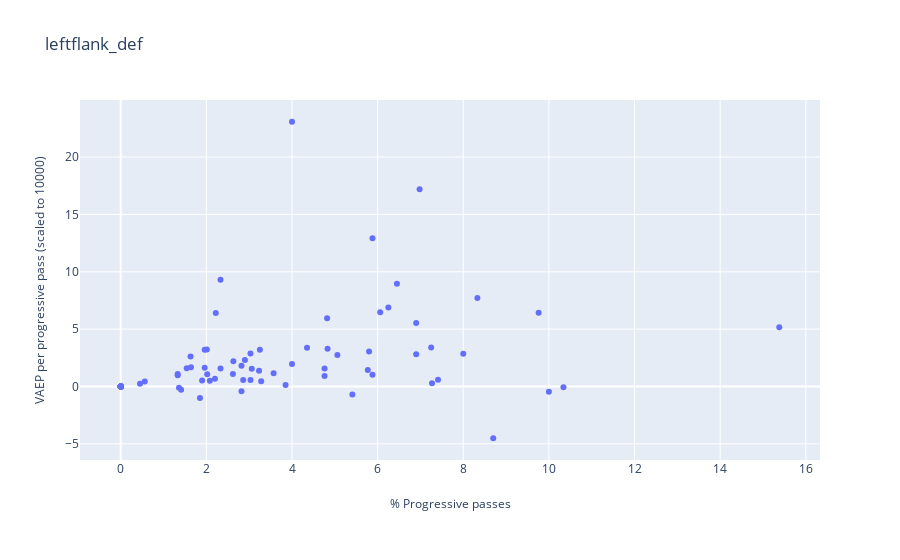
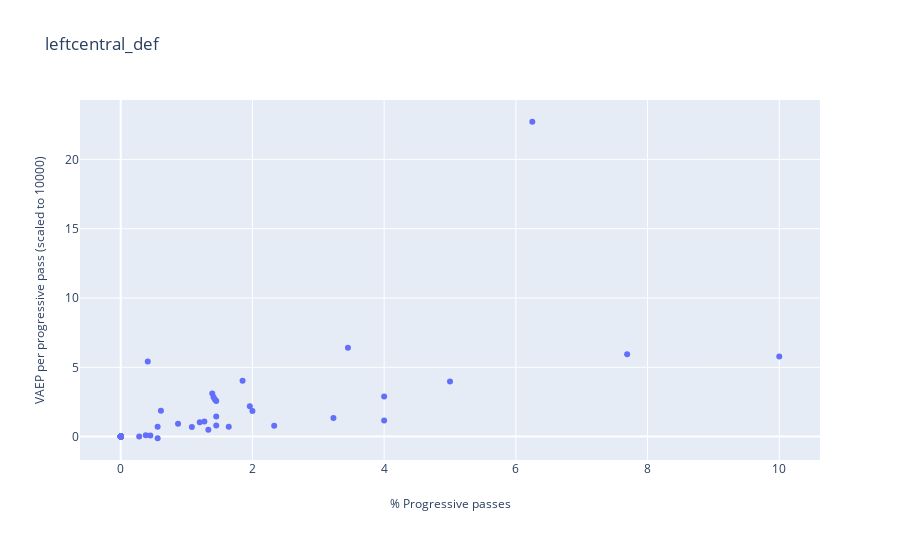
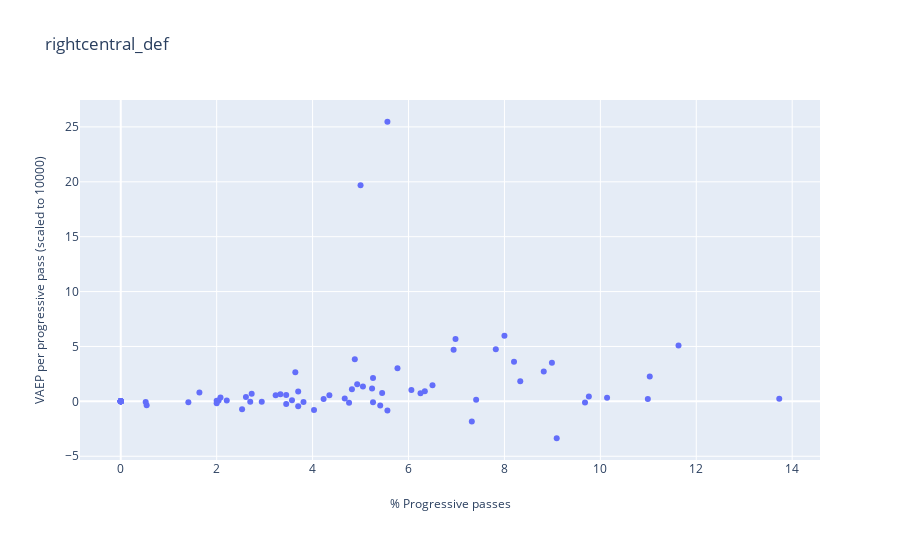
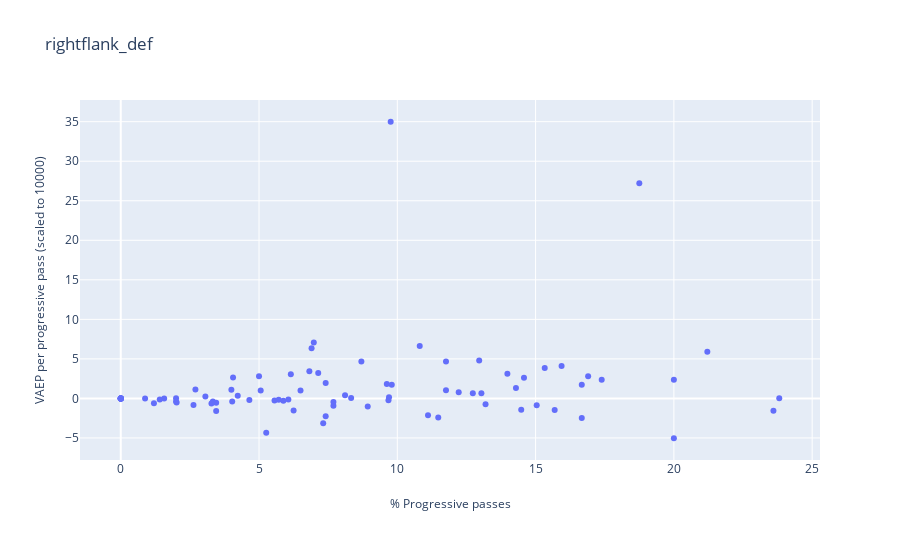

Notebook code for these charts, in order:
### Code cell
plot_preference_value_region(defender_attrs_lcb_plot)

### Figure 1 — Plotly figure (JSON) as saved in the notebook; plotly's stock layout.template omitted (floating-point values rounded to 4 significant figures)
{"data": [{"mode": "markers", "name": "Plot0", "text": ["AaronCresswell LCB left", "AdrianMariappa L_CB right", "AhmedHegazi LCB right", "AhmedHegazi L_CB right", "AlfieMawson LCB right", "AlfieMawson L_CB right", "AngeloOgbonna LCB left", "AngeloOgbonna L_CB left", "AntonioRdiger LCB right", "AntonioRudiger LCB right", "AshleyWilliams L_CB right", "AymericLaporte LCB left", "AymericLaporte L_CB left", "BenMee L_CB left", "BrunoMartinsIndi LCB left", "BrunoMartinsIndi L_CB left", "CalumChambers L_CB right", "ChrisSmalling L_CB right", "ChristianKabasele LCB right", "ChristianKabasele L_CB right", "ChristopherSchindler L_CB right", "CiaranClark LCB left", "CiaranClark L_CB left", "DeclanRice LCB right", "DejanLovren L_CB right", "EliaquimMangala L_CB left", "ErikPieters LCB left", "FlorianLejeune L_CB right", "GaryCahill LCB right", "GeoffCameron LCB right", "HarryMaguire L_CB right", "JairoRiedewald LCB left", "JamesCollins LCB right", "JamesTarkowski L_CB right", "JamesTomkins L_CB right", "JanVertonghen LCB left", "JanVertonghen L_CB left", "JonnyEvans LCB right", "JonnyEvans L_CB right", "JoseHolebas LCB left", "KevinWimmer LCB left", "KevinWimmer L_CB left", "KurtZouma L_CB right", "LaurentKoscielny LCB right", "LaurentKoscielny L_CB right", "LewisDunk L_CB right", "MamadouSakho L_CB left", "MarcosRojo L_CB left", "MartinCranie L_CB right", "MayaYoshida L_CB right", "MichaelKeane LCB right", "MichaelKeane L_CB right", "MiguelBritos LCB left", "MiguelBritos L_CB left", "NachoMonreal LCB left", "NachoMonreal L_CB left", "NathanAk LCB left", "NathanAk L_CB left", "NathanAke LCB left", "NathanAke L_CB left", "NicolasOtamendi LCB right", "NicolasOtamendi L_CB right", "NicolsOtamendi LCB right", "NicolsOtamendi L_CB right", "PaulDummett LCB left", "PhilJagielka LCB right", "PhilJagielka L_CB right", "PhilJones LCB right", "PhilJones L_CB right", "RagnarKlavan L_CB left", "RobHolding LCB right", "RobHolding L_CB right", "ScottDann L_CB right", "SeadKolasinac LCB left", "ShkodranMustafi L_CB right", "TobyAlderweireld L_CB right", "TyroneMings LCB left", "VictorLindelf L_CB right", "VictorLindelof L_CB right", "VincentKompany L_CB right", "VirgilvanDijk L_CB right", "VirgilvanDijk L_CB right", "WesleyHoedt LCB left", "WesleyHoedt L_CB left", "WinstonReid L_CB right"], "type": "scatter", "x": [1.63, 6.9, 8, 8.33, 1.33, 5.06, 6.9, 1.64, 1.9, 3.06, 2.9, 6.25, 2.01, 4.76, 0, 5.88, 3.57, 0, 0, 7.25, 3.23, 0, 2.02, 0, 2.08, 2.63, 0, 3.03, 1.96, 0, 2.82, 0, 0, 7.27, 7.41, 2.62, 4.35, 2.33, 5.8, 0, 0, 6.45, 2.33, 0, 5.77, 3.25, 4.82, 3.28, 0, 4, 0, 2.86, 6.98, 1.85, 1.33, 5.88, 0, 1.41, 10.34, 1.96, 0, 0.45, 3.85, 1.54, 0, 0, 4.76, 0, 4.83, 0.56, 8.7, 9.76, 4, 0, 0, 3.03, 0, 5.41, 15.38, 10, 2.22, 2.2, 2.82, 1.36, 6.06], "y": [2.622, 5.541, 2.844, 7.705, 0.9716, 2.742, 2.811, 1.669, 0.5196, 1.547, 2.312, 6.88, 3.235, 1.558, 0, 12.93, 1.155, 0, 0, 3.404, 1.368, 0, 1.076, 0, 0.5032, 2.203, 0, 2.869, 3.198, 0, 1.8, 0, 0, 0.2914, 0.5945, 1.082, 3.387, 9.301, 3.055, 0, 0, 8.952, 1.564, 0, 1.444, 3.192, 5.949, 0.4598, 0, 1.967, 0, 0.5547, 17.19, -0.9996, 1.095, 1.028, 0, -0.2932, -0.07121, 1.644, 0, 0.228, 0.1308, 1.584, 0, 0, 0.9083, 0, 3.289, 0.4357, -4.514, 6.436, 23.08, 0, 0, 0.5694, 0, -0.6961, 5.154, -0.459, 6.401, 0.6652, -0.4129, -0.1213, 6.48]}], "layout": {"annotations": [{"showarrow": false, "text": "% Progressive passes", "x": 0.5, "xref": "paper", "y": -0.15, "yref": "paper"}, {"showarrow": false, "text": "VAEP per progressive pass (scaled to 10000)", "textangle": -90, "x": -0.07, "xref": "paper", "y": 0.5, "yref": "paper"}], "autosize": true, "margin": {"b": 100}, "title": {"text": "leftflank_def"}, "xaxis": {"autorange": true, "range": [-0.9504, 16.33], "type": "linear"}, "yaxis": {"autorange": true, "range": [-6.576, 25.14], "type": "linear"}}}

### Figure 2 — Plotly figure (JSON) as saved in the notebook; plotly's stock layout.template omitted (floating-point values rounded to 4 significant figures)
{"data": [{"mode": "markers", "name": "Plot1", "text": ["AaronCresswell LCB left", "AdrianMariappa L_CB right", "AhmedHegazi LCB right", "AhmedHegazi L_CB right", "AlfieMawson LCB right", "AlfieMawson L_CB right", "AngeloOgbonna LCB left", "AngeloOgbonna L_CB left", "AntonioRdiger LCB right", "AntonioRudiger LCB right", "AshleyWilliams L_CB right", "AymericLaporte LCB left", "AymericLaporte L_CB left", "BenMee L_CB left", "BrunoMartinsIndi LCB left", "BrunoMartinsIndi L_CB left", "CalumChambers L_CB right", "ChrisSmalling L_CB right", "ChristianKabasele LCB right", "ChristianKabasele L_CB right", "ChristopherSchindler L_CB right", "CiaranClark LCB left", "CiaranClark L_CB left", "DeclanRice LCB right", "DejanLovren L_CB right", "EliaquimMangala L_CB left", "ErikPieters LCB left", "FlorianLejeune L_CB right", "GaryCahill LCB right", "GeoffCameron LCB right", "HarryMaguire L_CB right", "JairoRiedewald LCB left", "JamesCollins LCB right", "JamesTarkowski L_CB right", "JamesTomkins L_CB right", "JanVertonghen LCB left", "JanVertonghen L_CB left", "JonnyEvans LCB right", "JonnyEvans L_CB right", "JoseHolebas LCB left", "KevinWimmer LCB left", "KevinWimmer L_CB left", "KurtZouma L_CB right", "LaurentKoscielny LCB right", "LaurentKoscielny L_CB right", "LewisDunk L_CB right", "MamadouSakho L_CB left", "MarcosRojo L_CB left", "MartinCranie L_CB right", "MayaYoshida L_CB right", "MichaelKeane LCB right", "MichaelKeane L_CB right", "MiguelBritos LCB left", "MiguelBritos L_CB left", "NachoMonreal LCB left", "NachoMonreal L_CB left", "NathanAk LCB left", "NathanAk L_CB left", "NathanAke LCB left", "NathanAke L_CB left", "NicolasOtamendi LCB right", "NicolasOtamendi L_CB right", "NicolsOtamendi LCB right", "NicolsOtamendi L_CB right", "PaulDummett LCB left", "PhilJagielka LCB right", "PhilJagielka L_CB right", "PhilJones LCB right", "PhilJones L_CB right", "RagnarKlavan L_CB left", "RobHolding LCB right", "RobHolding L_CB right", "ScottDann L_CB right", "SeadKolasinac LCB left", "ShkodranMustafi L_CB right", "TobyAlderweireld L_CB right", "TyroneMings LCB left", "VictorLindelf L_CB right", "VictorLindelof L_CB right", "VincentKompany L_CB right", "VirgilvanDijk L_CB right", "VirgilvanDijk L_CB right", "WesleyHoedt LCB left", "WesleyHoedt L_CB left", "WinstonReid L_CB right"], "type": "scatter", "x": [0, 0, 4, 1.39, 1.33, 0.56, 0, 1.64, 1.27, 0, 1.45, 0, 0, 1.43, 0, 0, 0, 0, 0, 1.45, 1.08, 7.69, 0, 0, 0, 0, 0, 0.61, 0, 6.25, 0.28, 0, 0, 0, 1.85, 0, 0.87, 2.33, 1.45, 0, 2, 3.23, 0, 0, 0, 0.41, 1.2, 0, 0, 4, 0, 0, 0, 0, 0, 0, 5, 1.41, 3.45, 1.96, 0, 0, 0, 0.38, 0, 0, 0, 0, 0, 0.56, 0, 0, 0, 0, 0, 0, 0, 0, 0, 10, 0, 0, 0, 0.45, 0], "y": [0, 0, 1.158, 3.111, 0.4898, -0.1186, 0, 0.7134, 1.084, 0, 2.562, 0, 0, 2.681, 0, 0, 0, 0, 0, 1.446, 0.6991, 5.95, 0, 0, 0, 0, 0, 1.867, 0, 22.72, 0.003295, 0, 0, 0, 4.035, 0, 0.9258, 0.7755, 0.8044, 0, 1.849, 1.335, 0, 0, 0, 5.427, 1.043, 0, 0, 2.896, 0, 0, 0, 0, 0, 0, 3.968, 2.839, 6.412, 2.196, 0, 0, 0, 0.09348, 0, 0, 0, 0, 0, 0.7063, 0, 0, 0, 0, 0, 0, 0, 0, 0, 5.771, 0, 0, 0, 0.08257, 0]}], "layout": {"annotations": [{"showarrow": false, "text": "% Progressive passes", "x": 0.5, "xref": "paper", "y": -0.15, "yref": "paper"}, {"showarrow": false, "text": "VAEP per progressive pass (scaled to 10000)", "textangle": -90, "x": -0.07, "xref": "paper", "y": 0.5, "yref": "paper"}], "autosize": true, "margin": {"b": 100}, "title": {"text": "leftcentral_def"}, "xaxis": {"autorange": true, "range": [-0.618, 10.62], "type": "linear"}, "yaxis": {"autorange": true, "range": [-1.825, 24.42], "type": "linear"}}}

### Figure 3 — Plotly figure (JSON) as saved in the notebook; plotly's stock layout.template omitted (floating-point values rounded to 4 significant figures)
{"data": [{"mode": "markers", "name": "Plot2", "text": ["AaronCresswell LCB left", "AdrianMariappa L_CB right", "AhmedHegazi LCB right", "AhmedHegazi L_CB right", "AlfieMawson LCB right", "AlfieMawson L_CB right", "AngeloOgbonna LCB left", "AngeloOgbonna L_CB left", "AntonioRdiger LCB right", "AntonioRudiger LCB right", "AshleyWilliams L_CB right", "AymericLaporte LCB left", "AymericLaporte L_CB left", "BenMee L_CB left", "BrunoMartinsIndi LCB left", "BrunoMartinsIndi L_CB left", "CalumChambers L_CB right", "ChrisSmalling L_CB right", "ChristianKabasele LCB right", "ChristianKabasele L_CB right", "ChristopherSchindler L_CB right", "CiaranClark LCB left", "CiaranClark L_CB left", "DeclanRice LCB right", "DejanLovren L_CB right", "EliaquimMangala L_CB left", "ErikPieters LCB left", "FlorianLejeune L_CB right", "GaryCahill LCB right", "GeoffCameron LCB right", "HarryMaguire L_CB right", "JairoRiedewald LCB left", "JamesCollins LCB right", "JamesTarkowski L_CB right", "JamesTomkins L_CB right", "JanVertonghen LCB left", "JanVertonghen L_CB left", "JonnyEvans LCB right", "JonnyEvans L_CB right", "JoseHolebas LCB left", "KevinWimmer LCB left", "KevinWimmer L_CB left", "KurtZouma L_CB right", "LaurentKoscielny LCB right", "LaurentKoscielny L_CB right", "LewisDunk L_CB right", "MamadouSakho L_CB left", "MarcosRojo L_CB left", "MartinCranie L_CB right", "MayaYoshida L_CB right", "MichaelKeane LCB right", "MichaelKeane L_CB right", "MiguelBritos LCB left", "MiguelBritos L_CB left", "NachoMonreal LCB left", "NachoMonreal L_CB left", "NathanAk LCB left", "NathanAk L_CB left", "NathanAke LCB left", "NathanAke L_CB left", "NicolasOtamendi LCB right", "NicolasOtamendi L_CB right", "NicolsOtamendi LCB right", "NicolsOtamendi L_CB right", "PaulDummett LCB left", "PhilJagielka LCB right", "PhilJagielka L_CB right", "PhilJones LCB right", "PhilJones L_CB right", "RagnarKlavan L_CB left", "RobHolding LCB right", "RobHolding L_CB right", "ScottDann L_CB right", "SeadKolasinac LCB left", "ShkodranMustafi L_CB right", "TobyAlderweireld L_CB right", "TyroneMings LCB left", "VictorLindelf L_CB right", "VictorLindelof L_CB right", "VincentKompany L_CB right", "VirgilvanDijk L_CB right", "VirgilvanDijk L_CB right", "WesleyHoedt LCB left", "WesleyHoedt L_CB left", "WinstonReid L_CB right"], "type": "scatter", "x": [0.54, 0, 0, 6.94, 4.67, 8.99, 3.45, 1.64, 2.53, 2.04, 4.35, 0, 4.03, 5.24, 0, 0, 3.57, 5.56, 2.94, 0, 3.23, 0, 5.05, 8.33, 2.08, 5.26, 5.26, 5.45, 2.61, 0, 6.5, 0, 0, 3.64, 3.7, 0.52, 4.93, 6.98, 10.14, 0, 2, 9.68, 11.63, 0, 5.77, 9.76, 4.82, 8.2, 0, 8, 0, 3.81, 0, 3.7, 2.21, 8.82, 5, 6.34, 3.45, 13.73, 5.41, 6.25, 0, 4.23, 0, 7.41, 4.76, 5.56, 11.03, 7.82, 0, 4.88, 2, 2.7, 7.32, 9.09, 0, 0, 0, 0, 3.33, 10.99, 1.41, 2.73, 6.06], "y": [-0.3483, 0, 0, 4.709, 0.2622, 3.509, 0.5826, 0.804, -0.715, 0.07456, 0.5576, 0, -0.7938, 1.175, 0, 0, 0.09535, -0.8295, -0.03793, 0, 0.5503, 0, 1.36, 1.832, 0.3494, -0.07398, 2.128, 0.7531, 0.405, 0, 1.474, 0, 0, 2.655, -0.4507, -0.06773, 1.566, 5.691, 0.3302, 0, 0.04997, -0.09426, 5.088, 0, 3.019, 0.4522, 1.112, 3.616, 0, 5.968, 0, -0.06324, 0, 0.9041, 0.08514, 2.718, 19.68, 0.9306, -0.2444, 0.2315, -0.3675, 0.7279, 0, 0.2245, 0, 0.1459, -0.1314, 25.47, 2.264, 4.741, 0, 3.84, -0.1745, -0.04273, -1.843, -3.36, 0, 0, 0, 0, 0.6538, 0.215, -0.07686, 0.6919, 1.027]}], "layout": {"annotations": [{"showarrow": false, "text": "% Progressive passes", "x": 0.5, "xref": "paper", "y": -0.15, "yref": "paper"}, {"showarrow": false, "text": "VAEP per progressive pass (scaled to 10000)", "textangle": -90, "x": -0.07, "xref": "paper", "y": 0.5, "yref": "paper"}], "autosize": true, "margin": {"b": 100}, "title": {"text": "rightcentral_def"}, "xaxis": {"autorange": true, "range": [-0.8485, 14.58], "type": "linear"}, "yaxis": {"autorange": true, "range": [-5.514, 27.62], "type": "linear"}}}

### Figure 4 — Plotly figure (JSON) as saved in the notebook; plotly's stock layout.template omitted (floating-point values rounded to 4 significant figures)
{"data": [{"mode": "markers", "name": "Plot3", "text": ["AaronCresswell LCB left", "AdrianMariappa L_CB right", "AhmedHegazi LCB right", "AhmedHegazi L_CB right", "AlfieMawson LCB right", "AlfieMawson L_CB right", "AngeloOgbonna LCB left", "AngeloOgbonna L_CB left", "AntonioRdiger LCB right", "AntonioRudiger LCB right", "AshleyWilliams L_CB right", "AymericLaporte LCB left", "AymericLaporte L_CB left", "BenMee L_CB left", "BrunoMartinsIndi LCB left", "BrunoMartinsIndi L_CB left", "CalumChambers L_CB right", "ChrisSmalling L_CB right", "ChristianKabasele LCB right", "ChristianKabasele L_CB right", "ChristopherSchindler L_CB right", "CiaranClark LCB left", "CiaranClark L_CB left", "DeclanRice LCB right", "DejanLovren L_CB right", "EliaquimMangala L_CB left", "ErikPieters LCB left", "FlorianLejeune L_CB right", "GaryCahill LCB right", "GeoffCameron LCB right", "HarryMaguire L_CB right", "JairoRiedewald LCB left", "JamesCollins LCB right", "JamesTarkowski L_CB right", "JamesTomkins L_CB right", "JanVertonghen LCB left", "JanVertonghen L_CB left", "JonnyEvans LCB right", "JonnyEvans L_CB right", "JoseHolebas LCB left", "KevinWimmer LCB left", "KevinWimmer L_CB left", "KurtZouma L_CB right", "LaurentKoscielny LCB right", "LaurentKoscielny L_CB right", "LewisDunk L_CB right", "MamadouSakho L_CB left", "MarcosRojo L_CB left", "MartinCranie L_CB right", "MayaYoshida L_CB right", "MichaelKeane LCB right", "MichaelKeane L_CB right", "MiguelBritos LCB left", "MiguelBritos L_CB left", "NachoMonreal LCB left", "NachoMonreal L_CB left", "NathanAk LCB left", "NathanAk L_CB left", "NathanAke LCB left", "NathanAke L_CB left", "NicolasOtamendi LCB right", "NicolasOtamendi L_CB right", "NicolsOtamendi LCB right", "NicolsOtamendi L_CB right", "PaulDummett LCB left", "PhilJagielka LCB right", "PhilJagielka L_CB right", "PhilJones LCB right", "PhilJones L_CB right", "RagnarKlavan L_CB left", "RobHolding LCB right", "RobHolding L_CB right", "ScottDann L_CB right", "SeadKolasinac LCB left", "ShkodranMustafi L_CB right", "TobyAlderweireld L_CB right", "TyroneMings LCB left", "VictorLindelf L_CB right", "VictorLindelof L_CB right", "VincentKompany L_CB right", "VirgilvanDijk L_CB right", "VirgilvanDijk L_CB right", "WesleyHoedt LCB left", "WesleyHoedt L_CB left", "WinstonReid L_CB right"], "type": "scatter", "x": [0, 3.45, 20, 5.56, 15.33, 23.6, 6.9, 11.48, 5.06, 3.06, 15.94, 6.25, 4.03, 3.33, 7.69, 11.76, 7.14, 16.67, 0, 17.39, 13.98, 0, 2.02, 0, 14.58, 2.63, 5.26, 9.7, 9.8, 18.75, 6.5, 0, 14.29, 12.73, 12.96, 1.57, 4.06, 0, 8.7, 0, 2, 9.68, 6.98, 20, 9.62, 15.04, 1.2, 3.28, 16.67, 4, 0, 5.71, 4.65, 7.41, 0.88, 5.88, 5, 16.9, 3.45, 15.69, 8.11, 8.93, 0, 4.23, 8.33, 7.41, 23.81, 11.11, 14.48, 6.15, 13.04, 9.76, 2, 2.7, 7.32, 6.06, 11.76, 10.81, 7.69, 0, 12.22, 13.19, 1.41, 6.82, 21.21], "y": [0, -0.5559, -5.037, -0.2666, 3.846, -1.545, 6.356, -2.418, 0.9987, 0.2379, 4.103, -1.539, -0.387, -0.378, -0.9136, 4.671, 3.222, -2.48, 0, 2.374, 3.123, 0, -0.5219, 0, 2.61, -0.8235, -4.337, 0.1558, 1.722, 27.21, 0.9927, 0, 1.325, 0.6699, 4.803, -0.0137, 2.636, 0, 4.672, 0, -0.4014, -0.2173, 7.062, 2.366, 1.818, -0.873, -0.5994, -0.6421, 1.722, 1.095, 0, -0.1635, -0.2119, 1.953, 0.0007261, -0.2914, 2.798, 2.802, -1.595, -1.466, 0.3897, -1.01, 0, 0.331, 0.05828, -2.24, 0.0115, -2.126, -1.436, 3.07, 0.67, 34.99, 0.02638, 1.125, -3.137, -0.1243, 1.045, 6.625, -0.4595, 0, 0.7896, -0.7295, -0.144, 3.424, 5.917]}], "layout": {"annotations": [{"showarrow": false, "text": "% Progressive passes", "x": 0.5, "xref": "paper", "y": -0.15, "yref": "paper"}, {"showarrow": false, "text": "VAEP per progressive pass (scaled to 10000)", "textangle": -90, "x": -0.07, "xref": "paper", "y": 0.5, "yref": "paper"}], "autosize": true, "margin": {"b": 100}, "title": {"text": "rightflank_def"}, "xaxis": {"autorange": true, "range": [-1.471, 25.28], "type": "linear"}, "yaxis": {"autorange": true, "range": [-8.027, 37.98], "type": "linear"}}}
